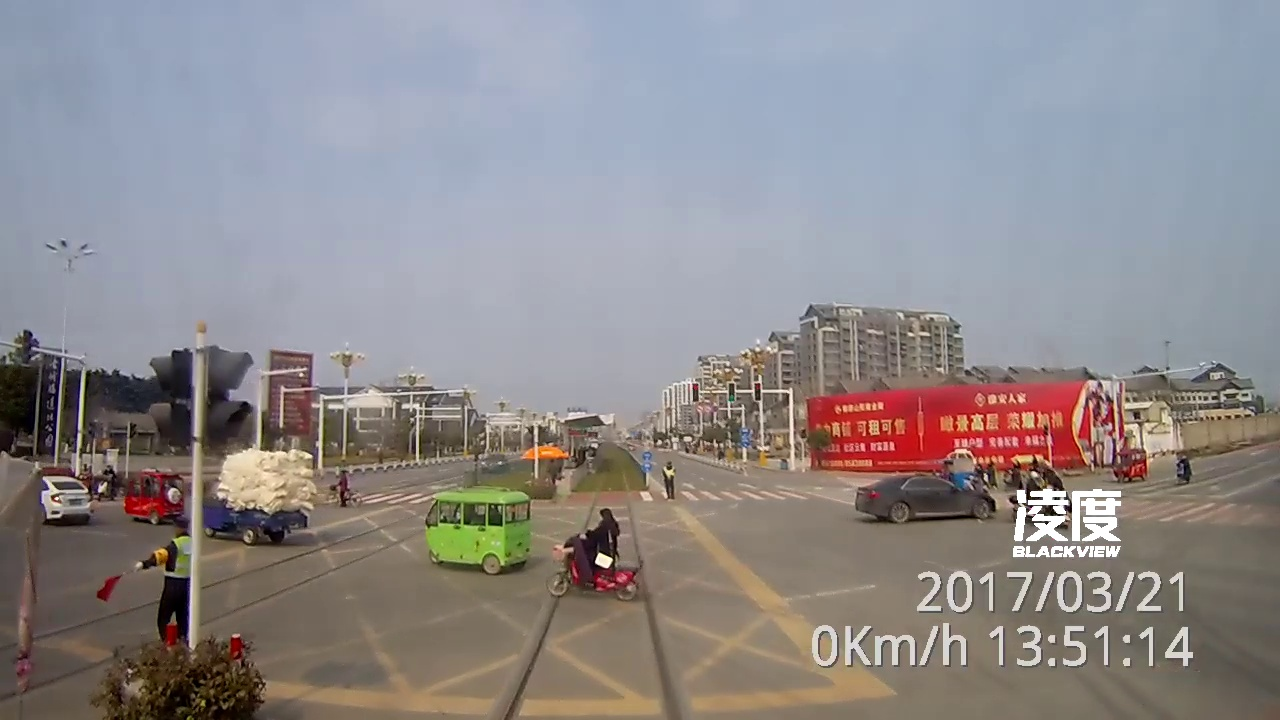
#> input picture yolov5/data/images/314.jpg, 1280 x 720 px; its folder holds only this picture in this run
$ python -i utils.py   (imports and definitions only)   (older library calls are emulated)
#> lines starting #> are read from the running program, lines starting #| are printed output that depends on the picture
# -*- coding: utf-8 -*-
import numpy as np
import os
import cv2
import matplotlib.pyplot as plt
import matplotlib.image as mpimg

#get all image in the given directory persume that this directory only contain image files
# [47 lines left out: functions get_images_by_dir, calibrate, get_M_Minv, cal_undistort, not called in this run]

def abs_sobel_thresh(img, orient='x', thresh_min=0, thresh_max=255):
    # Convert to grayscale
#> called with orient = 'x', thresh_min = 0, thresh_max = 255
    gray = cv2.cvtColor(img, cv2.COLOR_RGB2GRAY)
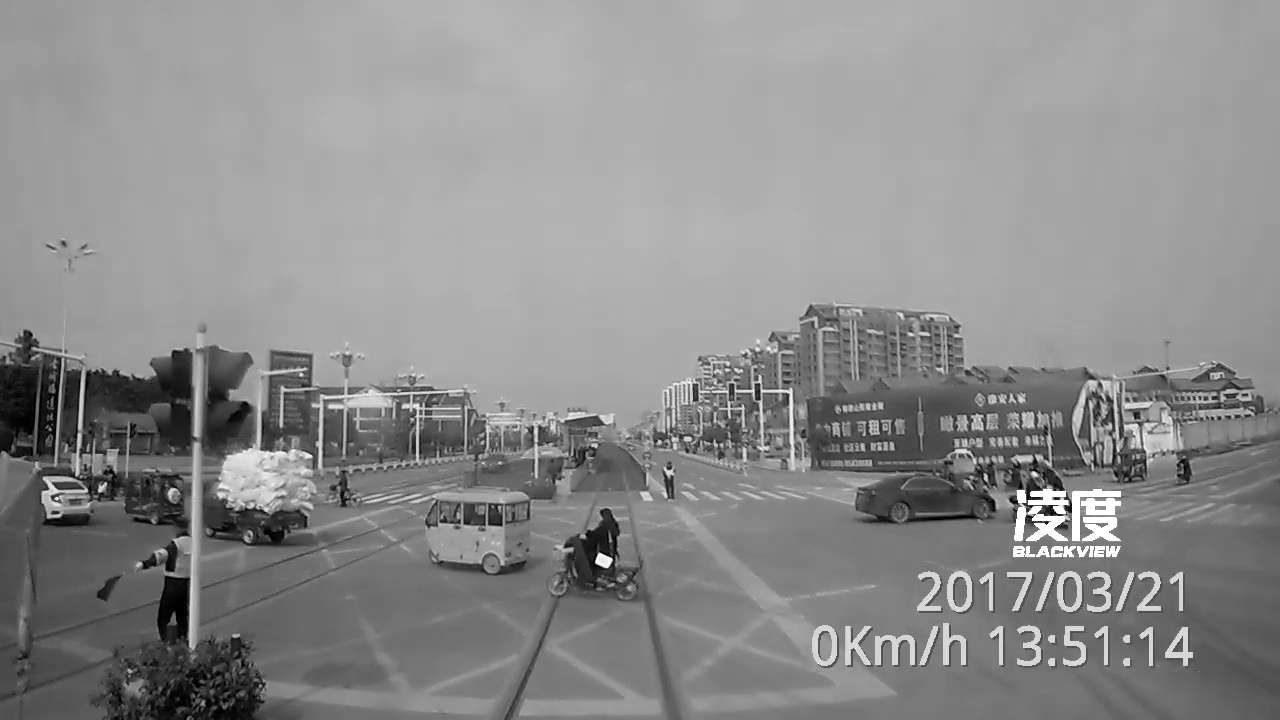
#> gray: shape (720, 1280); min 0, max 255, mean 140.3
    # Apply x or y gradient with the OpenCV Sobel() function
    # and take the absolute value
    if orient == 'x':
        abs_sobel = np.absolute(cv2.Sobel(gray, cv2.CV_64F, 1, 0))
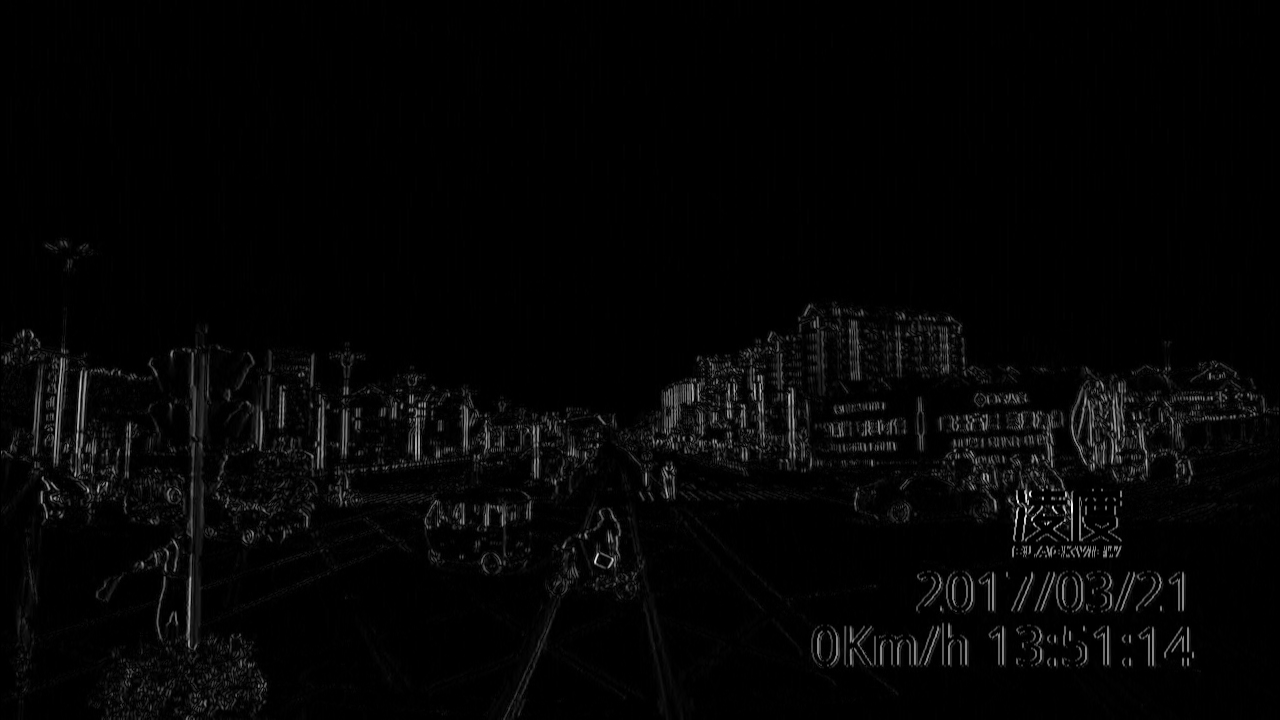
#> abs_sobel: shape (720, 1280) float64; min 0, max 1002, mean 20.5; drawn with min black and max white
    if orient == 'y':
        abs_sobel = np.absolute(cv2.Sobel(gray, cv2.CV_64F, 0, 1))
    # Rescale back to 8 bit integer
    scaled_sobel = np.uint8(255*abs_sobel/np.max(abs_sobel))
    # Create a copy and apply the threshold
    binary_output = np.zeros_like(scaled_sobel)
    # Here I'm using inclusive (>=, <=) thresholds, but exclusive is ok too
    binary_output[(scaled_sobel >= thresh_min) & (scaled_sobel <= thresh_max)] = 1

    # Return the result
    return binary_output

# [278 lines left out: functions mag_thresh, dir_threshold, hls_select, luv_select, lab_select, find_line and 7 more, not called in this run]

>>> import cv2
>>> picture = cv2.cvtColor(cv2.imread('../yolov5/data/images/314.jpg'), cv2.COLOR_BGR2RGB)
>>> result = abs_sobel_thresh(picture)
#> result: shape (720, 1280); every value is 1
